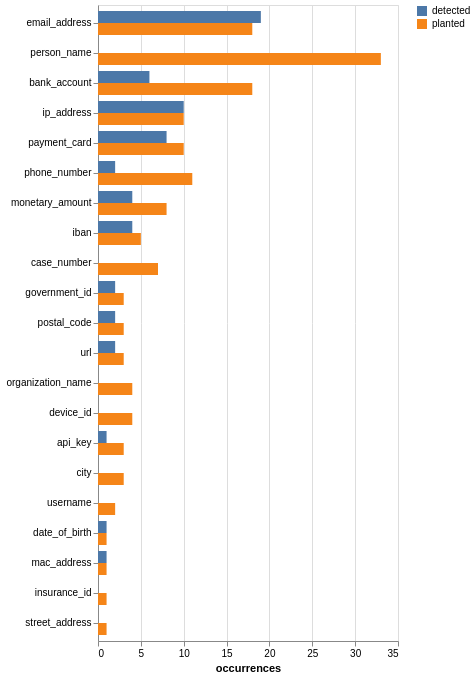

Notebook cell for this chart:
### Code cell
chart_data = by_label.unpivot(
    index="label",
    on=["planted", "detected"],
    variable_name="side",
    value_name="count",
).filter(pl.col("count") > 0)

mo.ui.altair_chart(
    alt.Chart(chart_data)
    .mark_bar()
    .encode(
        y=alt.Y("label:N", sort="-x", title=None),
        x=alt.X("count:Q", title="occurrences"),
        yOffset="side:N",
        color=alt.Color("side:N", title=None),
        tooltip=["label", "side", "count"],
    )
    .properties(height=alt.Step(12))
)

### Figure 1 — Vega specification as saved in the notebook (floating-point values rounded to 4 significant figures)
{"$schema": "https://vega.github.io/schema/vega-lite/v6.4.1.json", "config": {"view": {"continuousHeight": 300, "continuousWidth": 300}}, "data": {"name": "data-ec2f7fa95b666beadb9237e542b6fc4d"}, "datasets": {"data-ec2f7fa95b666beadb9237e542b6fc4d": [{"count": 33, "label": "person_name", "side": "planted"}, {"count": 18, "label": "bank_account", "side": "planted"}, {"count": 18, "label": "email_address", "side": "planted"}, {"count": 11, "label": "phone_number", "side": "planted"}, {"count": 10, "label": "payment_card", "side": "planted"}, {"count": 10, "label": "ip_address", "side": "planted"}, {"count": 8, "label": "monetary_amount", "side": "planted"}, {"count": 7, "label": "case_number", "side": "planted"}, {"count": 5, "label": "iban", "side": "planted"}, {"count": 4, "label": "organization_name", "side": "planted"}, {"count": 4, "label": "device_id", "side": "planted"}, {"count": 3, "label": "government_id", "side": "planted"}, {"count": 3, "label": "postal_code", "side": "planted"}, {"count": 3, "label": "api_key", "side": "planted"}, {"count": 3, "label": "url", "side": "planted"}, {"count": 3, "label": "city", "side": "planted"}, {"count": 2, "label": "username", "side": "planted"}, {"count": 1, "label": "insurance_id", "side": "planted"}, {"count": 1, "label": "street_address", "side": "planted"}, {"count": 1, "label": "date_of_birth", "side": "planted"}, {"count": 1, "label": "mac_address", "side": "planted"}, {"count": 6, "label": "bank_account", "side": "detected"}, {"count": 19, "label": "email_address", "side": "detected"}, {"count": 2, "label": "phone_number", "side": "detected"}, {"count": 8, "label": "payment_card", "side": "detected"}, {"count": 10, "label": "ip_address", "side": "detected"}, {"count": 4, "label": "monetary_amount", "side": "detected"}, {"count": 4, "label": "iban", "side": "detected"}, {"count": 2, "label": "government_id", "side": "detected"}, {"count": 2, "label": "postal_code", "side": "detected"}, {"count": 1, "label": "api_key", "side": "detected"}, {"count": 2, "label": "url", "side": "detected"}, {"count": 1, "label": "date_of_birth", "side": "detected"}, {"count": 1, "label": "mac_address", "side": "detected"}]}, "encoding": {"color": {"field": "side", "title": null, "type": "nominal"}, "tooltip": [{"field": "label", "type": "nominal"}, {"field": "side", "type": "nominal"}, {"field": "count", "type": "quantitative"}], "x": {"field": "count", "title": "occurrences", "type": "quantitative"}, "y": {"field": "label", "sort": "-x", "title": null, "type": "nominal"}, "yOffset": {"field": "side", "type": "nominal"}}, "height": {"step": 12}, "mark": {"type": "bar"}}
